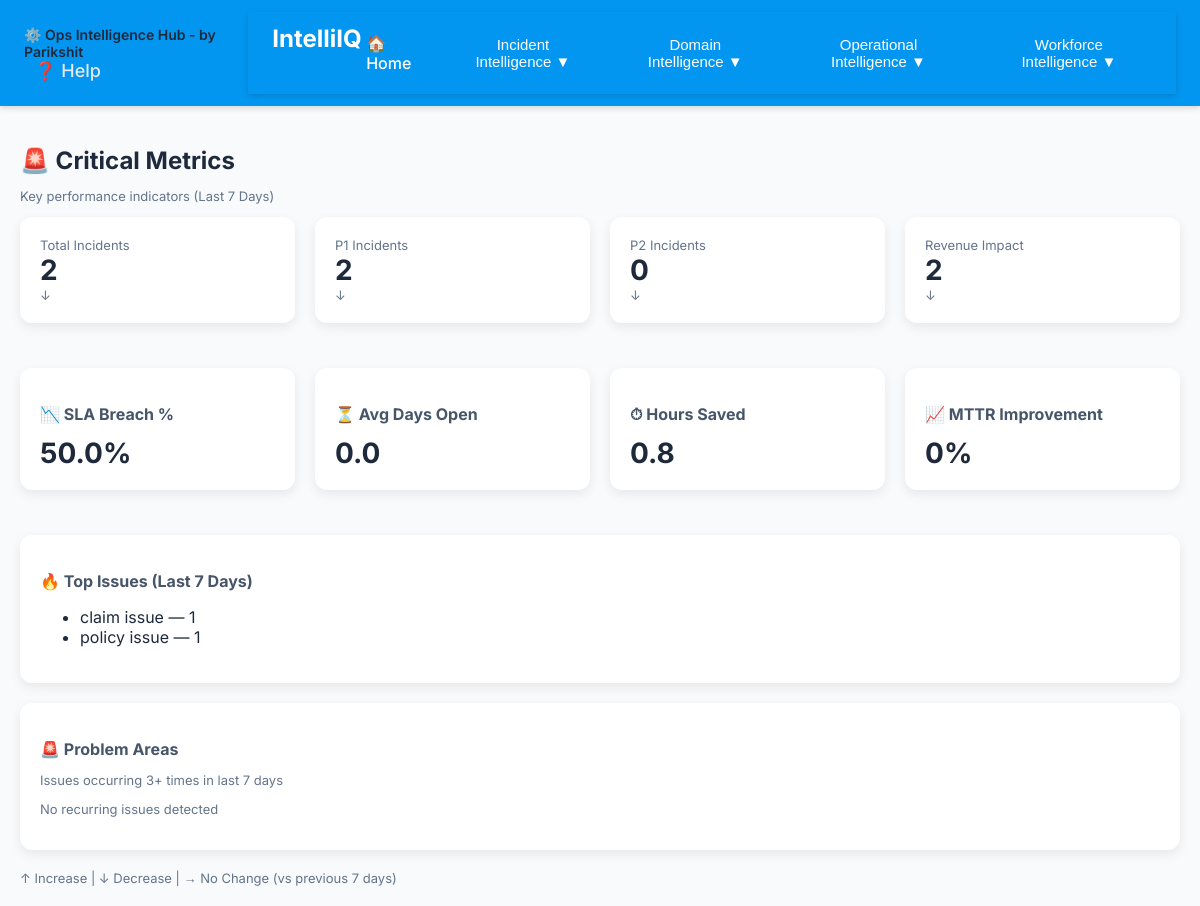
The app's page /critical_metrics with its own data.
### tables this page shows
CREATE TABLE "knowledgeBase" (
	"KB_ID"	INTEGER NOT NULL,
	"Incident"	TEXT,
	"Solution"	TEXT,
	"Root_Cause"	TEXT,
	"Category"	TEXT,
	"Date"	TEXT,
	"Time"	TEXT,
	"Keywords"	TEXT,
	"Jira_Ticket_Id"	TEXT,
	"problem_ticket_id"	TEXT,
	"confluence_link"	TEXT,
	"priority"	TEXT,
	"due_date"	TEXT,
	"environment"	TEXT,
	"users_impacted"	TEXT,
	"region"	TEXT,
	"revenue_impact"	TEXT,
	"workaround"	TEXT,
	"normalized_incident"	TEXT,
	"status"	TEXT,
	"assigned_to"	TEXT,
	"resolved_date"	TEXT,
	"last_synced"	TEXT,
	PRIMARY KEY("KB_ID" AUTOINCREMENT)
);

### critical_metrics.py (the view)
    @app.route("/critical_metrics")
    def critical_metrics():
        conn = sqlite3.connect(DB_NAME)
        cursor = conn.cursor()
        today = datetime.now()
        last_7_days = (today - timedelta(days=7)).strftime("%Y-%m-%d")
        prev_7_days = (today - timedelta(days=14)).strftime("%Y-%m-%d")
        cursor.execute("""
            SELECT priority, revenue_impact, date, due_date
            FROM knowledgeBase
            WHERE date >= ?
        """, (last_7_days,))
        current_rows = cursor.fetchall()
        cursor.execute("""
            SELECT priority, revenue_impact, date
            FROM knowledgeBase
            WHERE date >= ? AND date < ?
        """, (prev_7_days, last_7_days))
        prev_rows = cursor.fetchall()
        cursor.execute("""
                       SELECT normalized_incident
                       FROM knowledgeBase
                       WHERE date >= ?
                       """, (last_7_days,))
        rows = cursor.fetchall()
        normalized_list = [r[0] for r in rows if r[0]]
        issue_counts = Counter(normalized_list)
        top_issues = issue_counts.most_common(5)
        cursor.execute("""
                       SELECT normalized_incident
                       FROM knowledgeBase
                       WHERE date >= ?
                       """, (last_7_days,))
        rows = cursor.fetchall()
        normalized_list = [r[0] for r in rows if r[0]]
        issue_counts = Counter(normalized_list)
        problem_candidates = [
            (issue, count)
            for issue, count in issue_counts.items()
            if count >= 3
        ]
        problem_candidates = sorted(problem_candidates, key=lambda x: x[1], reverse=True)
        problem_candidates = problem_candidates[:5]
        conn.close()
        def compute_metrics(rows):
            total = len(rows)
            p1 = sum(1 for r in rows if r[0] == "P1")
            p2 = sum(1 for r in rows if r[0] == "P2")
            revenue = sum(1 for r in rows if r[1] == "Yes")
            breached = 0
            total_due = 0
            days_open_list = []
            for r in rows:
                priority, revenue_flag, created_date, due_date = r if len(r) == 4 else (*r, None)
                try:
                    created_dt = datetime.strptime(created_date, "%Y-%m-%d")
                    days_open_list.append((today - created_dt).days)
                except:
                    pass
                try:
                    if due_date:
                        due_dt = datetime.fromisoformat(due_date)
                        now = datetime.now(due_dt.tzinfo)
                        if now > due_dt:
                            breached += 1
                        total_due += 1
                except:
                    pass
            sla_pct = round((breached / total_due) * 100, 1) if total_due else 0
            avg_days = round(sum(days_open_list) / len(days_open_list), 1) if days_open_list else 0
            return total, p1, p2, revenue, sla_pct, avg_days
        curr_total, curr_p1, curr_p2,curr_rev, curr_sla, curr_mttr = compute_metrics(current_rows)
        prev_total, prev_p1, prev_p2,prev_rev, _, _ = compute_metrics(prev_rows)
        hours_saved = round(curr_total * 0.4, 1)
        baseline_mttr = 3  # days (assumed baseline)
        if curr_mttr > 0:
            mttr_improvement = round(((baseline_mttr - curr_mttr) / baseline_mttr) * 100, 1)
        else:
            mttr_improvement = 0
        def trend(curr, prev):
            if curr > prev:
                return "↑"
            elif curr < prev:
                return "↓"
            return "→"
        def color_sla(val):
            if val > 20:
                return "red"
            elif val > 10:
                return "orange"
            return "green"
        def color_mttr(val):
            if val > 3:
                return "red"
            elif val > 1:
                return "orange"
            return "green"
        return render_template(
            "critical_metrics.html",
            total_incidents=curr_total,
            total_trend=trend(curr_total, prev_total),
            p1_count=curr_p1,
            p1_trend=trend(curr_p1, prev_p1),
            p2_count=curr_p2,
            p2_trend=trend(curr_p2, prev_p2),
            revenue_count=curr_rev,
            revenue_trend=trend(curr_rev, prev_rev),
            sla_breach_pct=curr_sla,
            sla_color=color_sla(curr_sla),
            avg_days_open=curr_mttr,
            mttr_color=color_mttr(curr_mttr),
            hours_saved=hours_saved,
            mttr_improvement=mttr_improvement,
            top_issues=top_issues,
            problem_candidates=problem_candidates,
            active_page="metrics"
        )

### pcAnalyser.py (called while the page is built)
@app.context_processor
def inject_global_vars():
    return dict(app_owner="Parikshit")

### templates/critical_metrics.html (shortened to what this page needs)
{% extends "base.html" %}
{% block content %}
<h2>🚨 Critical Metrics</h2>
<p class="subtle">Key performance indicators (Last 7 Days)</p>
<div class="row">
    <div class="card">
        <div class="subtle">Total Incidents</div>
        <div class="kpi">{{ total_incidents }}</div>
        <div class="subtle">{{ total_trend }}</div>
    </div>
    <div class="card">
        <div class="subtle">P1 Incidents</div>
        <div class="kpi">{{ p1_count }}</div>
        <div class="subtle">{{ p1_trend }}</div>
    </div>
    <div class="card">
        <div class="subtle">P2 Incidents</div>
        <div class="kpi">{{ p2_count }}</div>
        <div class="subtle">{{ p2_trend }}</div>
    </div>
    <div class="card">
        <div class="subtle">Revenue Impact</div>
        <div class="kpi">{{ revenue_count }}</div>
        <div class="subtle">{{ revenue_trend }}</div>
    </div>
</div>
<div class="row">
    <div class="card">
        <h3>📉 SLA Breach %</h3>
        <div class="kpi {{ sla_color }}">{{ sla_breach_pct }}%</div>
    </div>
    <div class="card">
        <h3>⏳ Avg Days Open</h3>
        <div class="kpi {{ mttr_color }}">{{ avg_days_open }}</div>
    </div>
    <div class="card">
        <h3>⏱ Hours Saved</h3>
        <div class="kpi">{{ hours_saved }}</div>
    </div>
    <div class="card">
        <h3>📈 MTTR Improvement</h3>
        <div class="kpi">{{ mttr_improvement }}%</div>
    </div>
</div>
<div class="card">
    <h3>🔥 Top Issues (Last 7 Days)</h3>
    {% if top_issues %}
        <ul>
        {% for issue, count in top_issues %}
            <li>{{ issue }} — {{ count }}</li>
        {% endfor %}
        </ul>
    {% else %}
        <p class="subtle">No data available</p>
    {% endif %}
</div>
<div class="card">
    <h3>🚨 Problem Areas</h3>
    <p class="subtle">Issues occurring 3+ times in last 7 days</p>
    {% if problem_candidates %}
        <ul>
        {% for issue, count in problem_candidates %}
            <li>{{ issue.replace('_',' ').title() }} — {{ count }}</li>
        {% endfor %}
        </ul>
        <div class="alert-danger" style="margin-top:15px;">
            👉 Recommended Action: Create Problem Ticket for recurring issues
        </div>
    {% else %}
        <p class="subtle">No recurring issues detected</p>
    {% endif %}
</div>
<div class="subtle" style="margin-top:20px;">
    ↑ Increase | ↓ Decrease | → No Change (vs previous 7 days)
</div>
{% endblock %}

### static/styles.css (style rules this page uses)
body { font-family: 'Inter', sans-serif; background: #f8fafc; margin: 0; color: #1e293b; }
.row { display: flex; gap: 20px; margin-bottom: 25px; flex-wrap: wrap; }
.card { background: white; padding: 18px; border-radius: 12px; box-shadow: 0 4px 12px rgba(0,0,0,0.05); flex: 1; transition: all 0.2s ease; }
h2 { margin-bottom: 5px; }
h3 { font-size: 16px; color: #475569; margin-bottom: 12px; }
.subtle { font-size: 13px; color: #64748b; }
.kpi { font-size: 28px; font-weight: 700; }
.card { background: white; padding: 20px; border-radius: 12px; box-shadow: 0 4px 12px rgba(0,0,0,0.08); margin-bottom: 20px; }
:root { --primary: #4f46e5; --success: #16a34a; --warning: #f59e0b; --danger: #dc2626; }

### records on screen
knowledgeBase: normalized_incident "claim issue", count "1"
knowledgeBase: normalized_incident "policy issue", count "1"

### other values on screen
{{ app_owner }} "Parikshit"
{{ total_incidents }} "2"
{{ total_trend }} "↓"
{{ p1_count }} "2"
{{ p1_trend }} "↓"
{{ p2_count }} "0"
{{ p2_trend }} "↓"
{{ revenue_count }} "2"
{{ revenue_trend }} "↓"
{{ sla_breach_pct }} "50.0"
{{ avg_days_open }} "0.0"
{{ hours_saved }} "0.8"
{{ mttr_improvement }} "0"
